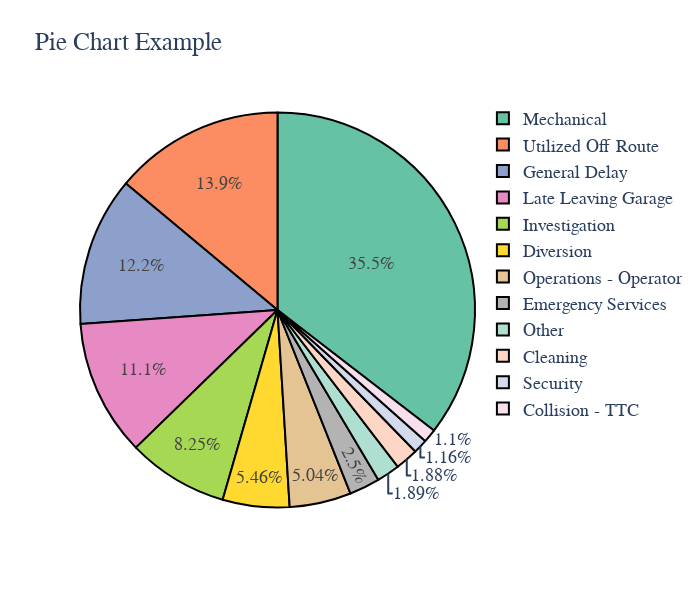

The code cell stored with this chart in its notebook:
### Code cell
import plotly.express as px

Incident_data = df_bus_delay['Incident'].value_counts().reset_index()
Incident_data_major = Incident_data[Incident_data['count'] >= 5000]
Incident_data_2=Incident_data
# Update the 'Incident' column to 'Other' for incidents with less than 5000 counts
Incident_data_2['Incident'] = Incident_data_2.apply(lambda row: 'Other' if row['count'] < 5000 else row['Incident'], axis=1)

# Set the size of the figure using the width and height parameters
fig = px.pie(
    Incident_data_2,
    names='Incident',
    values='count',
    title='Pie Chart Example',
    width=700,
    height=600,
    color_discrete_sequence=px.colors.qualitative.Set2  # Use a more vibrant color palette
)

fig.update_traces(
    texttemplate='',  # Set the text template to an empty string to hide percentages
    marker=dict(line=dict(color='black', width=2))  # Add borders to the pie chart
)

# Customize the text font
fig.update_layout(font=dict(family='Arial', size=18))

fig.show()

### Figure 1 — Plotly figure (JSON) as saved in the notebook; plotly's stock layout.template omitted (floating-point values rounded to 4 significant figures)
{"data": [{"domain": {"x": [0, 1], "y": [0, 1]}, "hovertemplate": "Incident=%{label}<br>count=%{value}<extra></extra>", "labels": ["Mechanical", "Utilized Off Route", "General Delay", "Late Leaving Garage", "Investigation", "Diversion", "Operations - Operator", "Emergency Services", "Cleaning", "Security", "Collision - TTC", "Other", "Other", "Other", "Other", "Other", "Other", "Other", "Other", "Other", "Other", "Other", "Other", "Other", "Other", "Other", "Other", "Other", "Other"], "legendgroup": "", "marker": {"line": {"color": "black", "width": 2}}, "name": "", "showlegend": true, "texttemplate": "", "type": "pie", "values": [208326, 81836, 71763, 65443, 48465, 32093, 29644, 14678, 11030, 6792, 6455, 2335, 2125, 1944, 1864, 1725, 484, 246, 167, 82, 59, 44, 39, 5, 4, 3, 3, 1, 1]}], "layout": {"font": {"family": "Arial", "size": 18}, "height": 600, "legend": {"tracegroupgap": 0}, "piecolorway": ["rgb(102,194,165)", "rgb(252,141,98)", "rgb(141,160,203)", "rgb(231,138,195)", "rgb(166,216,84)", "rgb(255,217,47)", "rgb(229,196,148)", "rgb(179,179,179)"], "title": {"text": "Pie Chart Example"}, "width": 700}}
